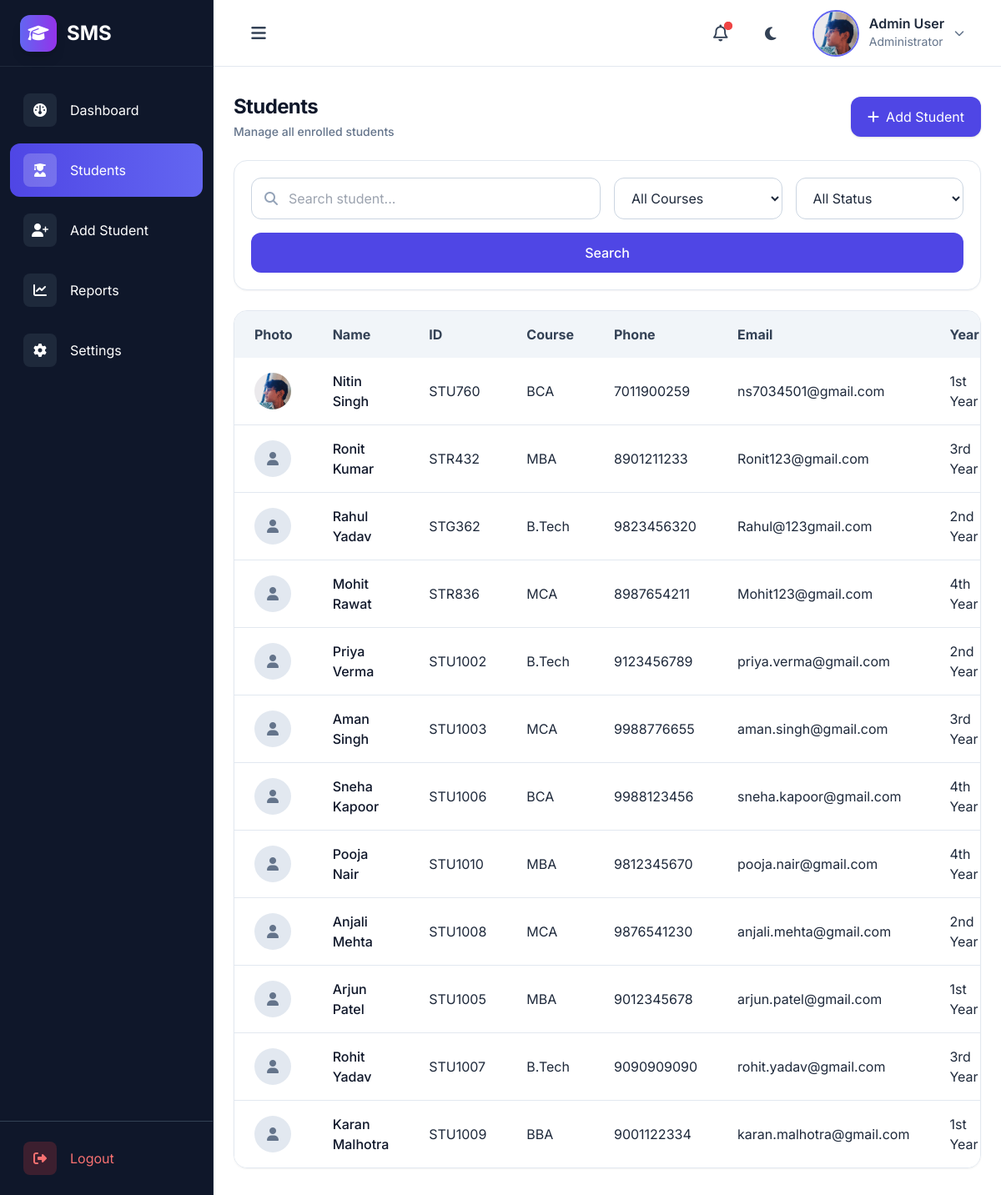
The page /students/ on the database as committed earlier.
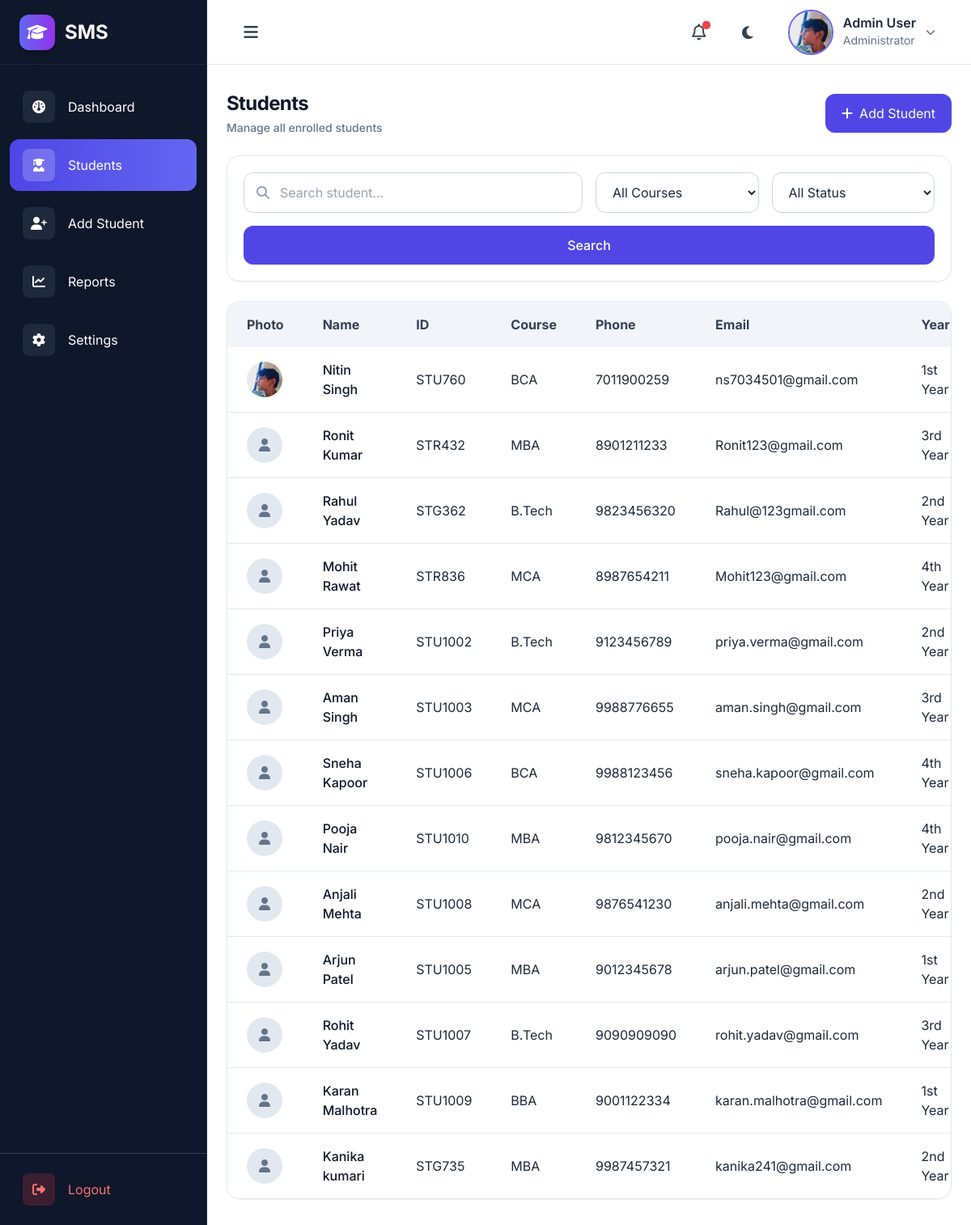
The same page on the database as committed later.
### MainApp/models.py (models this page shows, shortened)
class Student(models.Model):
    STATUS_CHOICES = [
        ("Active", "Active"),
        ("Inactive", "Inactive"),
    ]
    YEAR_CHOICES = [
        ('1st Year', '1st Year'),
        ('2nd Year', '2nd Year'),
        ('3rd Year', '3rd Year'),
        ('4th Year', '4th Year'),
    ]
    COURSES = [('BCA','BCA'),('B.Tech','B.Tech'),('MCA','MCA'),('BBA','BBA'),('MBA','MBA')]
    name = models.CharField(max_length=100)
    email = models.EmailField()
    student_id = models.CharField(max_length=20, unique=True)
    photo = models.ImageField(upload_to="students/", blank=True, null=True)
    courses = models.CharField(max_length=50, choices=COURSES)
    phone = models.CharField(max_length=10)
    year = models.CharField(
        max_length=20,
        choices=YEAR_CHOICES,
        default="1st Year"
    )
    date_of_birth = models.DateField()
    created_at = models.DateField(auto_now_add=True)
    status = models.CharField(
        max_length=20,
        choices=STATUS_CHOICES,
        default="Active"
    )
    address = models.TextField(blank=True, null=True)

### MainApp/views.py (the view)
# urls.py: path("students/", views.students, name='students'),
def students(request):
    students = Student.objects.all()
    search = request.GET.get("search")
    course = request.GET.get("course")
    status = request.GET.get("status")
    if search:
        students = students.filter(name__icontains=search)
    if course:
        students = students.filter(courses=course)
    if status:
        students = students.filter(status=status)
    return render(request, "student.html", {"students":students})

### MainApp/templates/student.html (shortened to what this page needs)
{% extends 'base.html' %}
{% block content %}
<div class="space-y-6">
    <div class="flex flex-col md:flex-row md:items-center md:justify-between gap-4">
        <div>
            <h2
                class="text-xl md:text-2xl xl:text-3xl font-bold tracking-tight text-slate-900 dark:text-white transition-colors duration-300">
                Students</h2>
            <p class="mt-1 text-slate-500 dark:text-slate-400 text-sm font-medium transition-colors duration-300">Manage
                all enrolled students</p>
        </div>
        <a href="{% url 'add_student' %}"
            class="inline-flex items-center gap-2 bg-indigo-600 hover:bg-indigo-700 text-white px-5 py-3 rounded-xl shadow transition">
            <i class="fa-solid fa-plus"></i>
            Add Student
        </a>
    </div>
    <div class="bg-white dark:bg-slate-800 rounded-2xl border border-slate-200 dark:border-slate-700 p-5 shadow-sm">
        <form method="GET" class="grid grid-cols-1 md:grid-cols-4 gap-4">
            <div class="relative md:col-span-2">
                <i class="fa-solid fa-magnifying-glass absolute left-4 top-1/2 -translate-y-1/2 text-slate-400"></i>
                <input type="text" name="search" value="{{ request.GET.search }}" placeholder="Search student..."
                    class="w-full pl-11 pr-4 py-3 rounded-xl border border-slate-300 dark:border-slate-600 bg-white dark:bg-slate-700 dark:text-white focus:ring-2 focus:ring-indigo-500 outline-none">
            </div>
            <select name="course"
                class="px-4 py-3 rounded-xl border border-slate-300 dark:border-slate-600 bg-white dark:bg-slate-700 dark:text-white outline-none">
                <option value="">All Courses</option>
            </select>
            <select name="status"
                class="px-4 py-3 rounded-xl border border-slate-300 dark:border-slate-600 bg-white dark:bg-slate-700 dark:text-white outline-none">
                <option value="">All Status</option>
            </select>
            <button type="submit"
                class="md:col-span-4 bg-indigo-600 hover:bg-indigo-700 text-white py-3 rounded-xl font-medium transition">
                Search
            </button>
        </form>
    </div>
    <div
        class="bg-white dark:bg-slate-800 rounded-2xl border border-slate-200 dark:border-slate-700 shadow-sm overflow-x-auto">
        <table class="w-full">
            <thead class="bg-slate-100 dark:bg-slate-700 text-slate-700 dark:text-slate-200">
                <tr>
                    <th class="px-6 py-4 text-left">Photo</th>
                    <th class="px-6 py-4 text-left">Name</th>
                    <th class="px-6 py-4 text-left">ID</th>
                    <th class="px-6 py-4 text-left">Course</th>
                    <th class="px-6 py-4 text-left">Phone</th>
                    <th class="px-6 py-4 text-left">Email</th>
                    <th class="px-6 py-4 text-left">Year</th>
                </tr>
            </thead>
            <tbody class="divide-y divide-slate-200 dark:divide-slate-700">
                {% for student in students %}
                <tr class="hover:bg-slate-50 dark:hover:bg-slate-700 transition">
                    <td class="px-6 py-4">
                        {% if student.photo %}
                        <img src="{{ student.photo.url }}" alt="{{ student.name }}"
                            class="w-11 h-11 rounded-full object-cover">
                        {% else %}
                        <div class="w-11 h-11 rounded-full bg-slate-200 flex items-center justify-center">
                            <i class="fa-solid fa-user text-slate-500"></i>
                        </div>
                        {% endif %}
                    </td>
                    <td class="px-6 py-4 font-medium text-slate-900 dark:text-white">{{ student.name }}</td>
                    <td class="px-6 py-4">{{ student.student_id }}</td>
                    <td class="px-6 py-4">{{ student.courses }}</td>
                    <td class="px-6 py-4">{{ student.phone }}</td>
                    <td class="px-6 py-4">{{ student.email }}</td>
                    <td class="px-6 py-4">{{ student.year }}</td>
                </tr>
                {% empty %}
                <tr>
                    <td colspan="8" class="py-6 text-center text-slate-500">No students found!</td>
                </tr>
                {% endfor %}
            </tbody>
        </table>
    </div>
</div>
{% endblock %}

### MainApp/templates/base.html (shortened to what this page needs)
{% load static %}
<!doctype html>
<html lang="en">
<head>
  <script src="https://cdn.tailwindcss.com"></script>
  <link rel="stylesheet" href="{% static 'src/style.css' %}" />
  <link rel="stylesheet" href="https://cdnjs.cloudflare.com/ajax/libs/font-awesome/6.4.0/css/all.min.css" />
</head>
<body class="bg-slate-50 text-slate-800 dark:bg-slate-900 dark:text-slate-100 transition-colors duration-300">
  <div class="flex h-screen bg-gray-100">
    {% include "components/sidebar.html" %}
    <div class="flex flex-col flex-1 overflow-hidden">
      {% include "components/navbar.html" %}
      <main class="flex-1 w-full h-screen px-6 py-8 overflow-y-auto bg-white dark:bg-slate-900">
        {% block content %}
        {% endblock %}
      </main>
    </div>
  </div>
</body>
</html>

### MainApp/templates/components/sidebar.html (shortened to what this page needs)
<aside id="sidebar"
  class="fixed lg:relative top-0 left-0 z-50 h-screen w-64 bg-slate-900 border-r border-slate-800 text-white flex flex-col overflow-hidden transform -translate-x-full lg:translate-x-0 transition-all duration-300 ease-in-out">
  <div class="h-20 flex items-center px-6 border-b border-slate-800">
    <div
      class="w-11 h-11 rounded-xl bg-gradient-to-r from-indigo-500 to-purple-600 flex items-center justify-center shadow-lg shrink-0">
      <i class="fa-solid fa-graduation-cap text-xl"></i>
    </div>
    <span class="sidebar-text ml-3 text-2xl font-bold whitespace-nowrap transition-all duration-300">
      SMS
    </span>
  </div>
  <nav class="flex-1 px-3 py-5 space-y-2 overflow-y-auto">
    <a href="{% url 'dashboard' %}" class="nav-item group flex items-center gap-4 px-4 py-3 rounded-xl transition
      {% if request.path == '/dashboard/' %}
      bg-gradient-to-r from-indigo-600 to-indigo-500
      {% else %}
      hover:scale-[1.02]
      {% endif %}">
      <div class="w-10 h-10 rounded-lg flex items-center justify-center transition
      {% if request.path == '/dashboard/' %}
      bg-white/20
      {% else %}
      bg-slate-800 group-hover:bg-indigo-600
      {% endif %}">
        <i class="fa-solid fa-gauge"></i>
      </div>
      <span class="sidebar-text">Dashboard</span>
    </a>
    <a href="{% url 'students' %}" class="nav-item group flex items-center gap-4 px-4 py-3 rounded-xl transition
      {% if request.path == '/students/' %}
      bg-gradient-to-r from-indigo-600 to-indigo-500
      {% else %}
      hover:scale-[1.02]
      {% endif %}">
      <div
        class="w-10 h-10 rounded-lg flex items-center justify-center transition
        {% if request.path == '/students/' %}
        bg-white/20
        {% else %}
        bg-slate-800 group-hover:bg-indigo-600
        {% endif %}">
        <i class="fa-solid fa-user-graduate"></i>
      </div>
      <span class="sidebar-text">Students</span>
    </a>
    <a href="{% url 'add_student' %}" class="nav-item group flex items-center gap-4 px-4 py-3 rounded-xl transition
    {% if request.path == '/add_student/' %}
    bg-gradient-to-r from-indigo-600 to-indigo-500
    {% else %}
    hover:scale-[1.02]
    {% endif %}">
      <div
        class="w-10 h-10 rounded-lg flex items-center justify-center transition
        {% if request.path == '/add_student/' %}
        bg-white/20
        {% else %}
        bg-slate-800 group-hover:bg-indigo-600
        {% endif %}">
        <i class="fa-solid fa-user-plus"></i>
      </div>
      <span class="sidebar-text">Add Student</span>
    </a>
    <a href="{% url 'reports' %}" class="nav-item group flex items-center gap-4 px-4 py-3 rounded-xl transition
    {% if request.path == '/reports/' %}
    bg-gradient-to-r from-indigo-600 to-indigo-500
    {% else %}
    hover:scale-[1.02]
    {% endif %}">
      <div
        class="w-10 h-10 rounded-lg flex items-center justify-center transition
        {% if request.path == '/reports/' %}
        bg-white/20
        {% else %}
        bg-slate-800 group-hover:bg-indigo-600
        {% endif %}">
        <i class="fa-solid fa-chart-line"></i>
      </div>
      <span class="sidebar-text">Reports</span>
    </a>
    <a href="{% url 'settings' %}" class="nav-item group flex items-center gap-4 px-4 py-3 rounded-xl
    {% if request.path == '/settings/' %}
    bg-gradient-to-r from-indigo-600 to-indigo-500
    {% else %}
    hover:scale-[1.02]
    {% endif %}">
      <div
        class="w-10 h-10 rounded-lg flex items-center justify-center transition
        {% if request.path == '/settings/' %}
        bg-white/20
        {% else %}
        bg-slate-800 group-hover:bg-indigo-600
        {% endif %}">
        <i class="fa-solid fa-gear"></i>
      </div>
      <span class="sidebar-text">Settings</span>
    </a>
  </nav>
  <div class="border-t border-slate-700 p-3">
    <a href="{% url 'logout' %}"
      class="nav-item group flex items-center gap-4 px-4 py-3 rounded-xl hover:bg-red-600/20 text-red-400 transition">
      <div class="w-10 h-10 rounded-lg bg-red-500/20 flex items-center justify-center">
        <i class="fa-solid fa-right-from-bracket"></i>
      </div>
      <span class="sidebar-text">Logout</span>
    </a>
  </div>
</aside>

### MainApp/templates/components/navbar.html (shortened to what this page needs)
 {% load static %}
<header
  class="h-20 bg-white dark:bg-slate-900 border-b border-slate-200 dark:border-slate-700 flex items-center justify-between px-4 sm:px-6 lg:px-8 shrink-0 transition-colors duration-300 shadow-sm">
  <div class="flex items-center gap-4">
    <button id="toggleBtn"
      class="w-11 h-11 rounded-xl hover:bg-slate-100 dark:hover:bg-slate-800 transition flex items-center justify-center cursor-pointer">
      <i class="fa-solid fa-bars text-xl text-slate-700 dark:text-slate-200"></i>
    </button>
  </div>
  <div class="flex items-center gap-2 sm:gap-4">
    <button
      class="relative w-11 h-11 rounded-xl hover:bg-slate-100 dark:hover:bg-slate-800 transition flex items-center justify-center">
      <i class="fa-regular fa-bell text-xl text-slate-700 dark:text-slate-200"></i>
      <span class="absolute top-2 right-2 w-2.5 h-2.5 rounded-full bg-red-500 animate-ping"></span>
    </button>
    <button
      class="myToggleBtn w-11 h-11 rounded-xl hover:bg-slate-100 dark:hover:bg-slate-800 transition flex items-center justify-center">
      <i class="fa-solid fa-moon theme_icon text-lg text-slate-700 dark:text-yellow-400"></i>
    </button>
    <button
      class="flex items-center gap-3 rounded-xl px-2 sm:px-3 py-2 hover:bg-slate-100 dark:hover:bg-slate-800 transition">
      <div>
        <img src="{% static 'Images/user.jpg' %}" class="w-14 h-14 rounded-full object-cover border-2 border-indigo-500">
      </div>
      <div class="hidden lg:block text-left">
        <h4 class="font-semibold text-slate-800 dark:text-white leading-none">
          Admin User
        </h4>
        <p class="text-sm text-slate-500 dark:text-slate-400 mt-1">
          Administrator
        </p>
      </div>
      <i class="fa-solid fa-chevron-down text-xs text-slate-500 dark:text-slate-300 hidden sm:block"></i>
    </button>
  </div>
</header>

### MainApp/static/src/style.css (style rules this page uses)
* { transition: background-color 0.4s ease, color 0.4s ease, border-color 0.4s ease, box-shadow 0.4s ease; }
html { scroll-behavior: smooth; }
body { font-family: "Inter", sans-serif; background: #f8fafc; color: #0f172a; }
main { width: 100%; }
.sidebar-text { transition: all .45s ease; white-space: nowrap; }
.nav-item { transition: all .45s ease; }
#sidebar { transition: width .45s ease; }

Rows that differ between the two databases and show on the page:
added Student: name "Kanika kumari", student_id "STG735", courses "MBA", phone "9987457321", email "kanika241@gmail.com", year "2nd Year"
